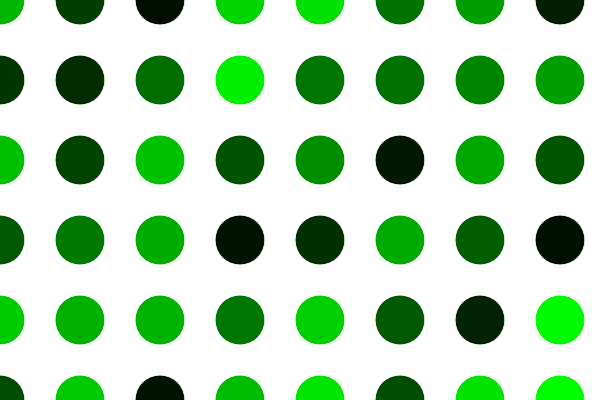
Frame 1 (no input)
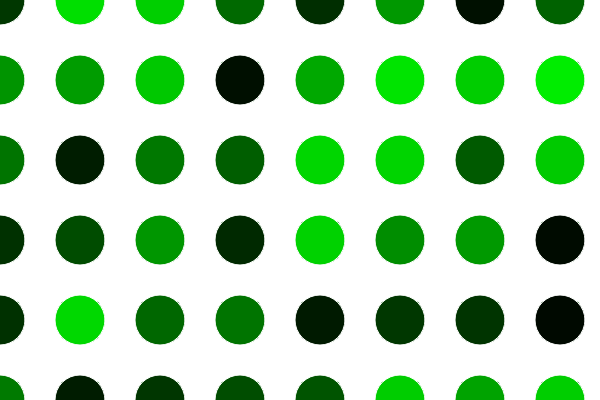
Frame 60 (no input)
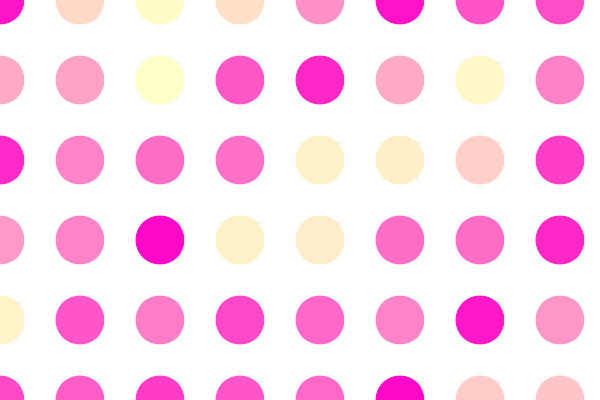
Frame 120 (the mouse pressed at the canvas centre since frame 60)

The p5.js sketch that drew these frames (run headless with seeded random() and noise() and a simulated clock; from frame 60 on, the mouse is pressed at the canvas centre):

// p5.js sketch
// ── sketch.js
/*  
nested loop that draws rectangles to the canvas. 

Code by Dawn C. Hayes March, 2017
Modified by Luis Medina Triana
*/


function setup() { // function setup
	createCanvas(600, 400);//canvas is setup at 600 by 400px.
	background(255, 255, 255);//background color
}

function draw() {// function draw
// 	strokeWeight(4);//stroke weight doesn't seem to affect the code.
	stroke(255);//stroke color

	for (var i = 0; i <= width; i += 80) { // for every i add 80. Spaces circles out. 
		for (var j = 0; j <= height; j += 80) { // for every j add 80. Spaces circles out.
			fill(mouseX, random(255), mouseY); // fill based on a random value and the mouse position
			ellipse(i, j, 50, 50);//ellipse coordinate
			
		}
	}
}
